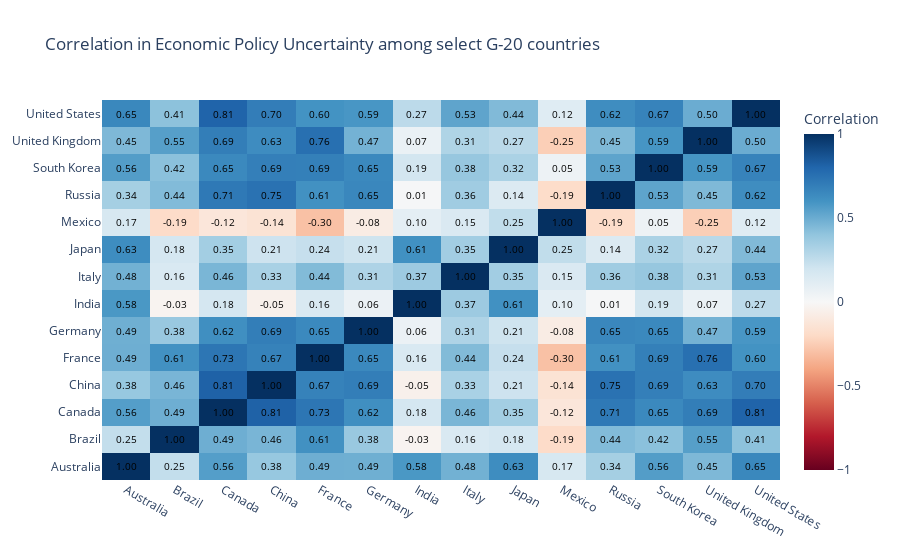

The code cell stored with this chart in its notebook:
### Code cell
import plotly.graph_objs as go
import pandas as pd
import numpy as np
import cufflinks as cf  # Cufflinks


# Create some example data
#df = pd.DataFrame(np.random.randn(10, 10), columns=list('abcdefghij'))
# Create a dataframe by reading epu data
df_epu = pd.read_excel('/Users/kalyan/Library/CloudStorage/OneDrive-IIMVIZAG/Kalyan-Research/T20-PolicyBrief-G20/Data/G20.xlsx'
                  , sheet_name='G20-EPU',
                   dtype={'Year':object,'Month':object,},
                      header=0);

#Uniformity in Year data - Convert Numeric to String
df_epu['Year'] = df_epu['Year'].astype(str)
#Uniformity in Month data - Convert Numeric to String of length 2
df_epu['Month'] = df_epu['Month'].astype(str).str.zfill(2)
#Generate Date in datetime dtype
df_epu['Date']= str('01')+df_epu['Month']+df_epu['Year']


df_epu['Date'] = pd.to_datetime(df_epu['Date'], 
                                 format='%d%m%Y')
df_epu['Year'] = pd.to_datetime(df_epu['Date'], 
                                 format='%Y')
df_epu['Month'] = pd.to_datetime(df_epu['Date'], 
                                 format='%m')
df_epu= df_epu.set_index('Date')

df_epu = df_epu.drop(columns=['Year', 'Month'])

g20_list = list(df_epu.columns)
g20_list = [e for e in g20_list if e not in ('SCMP China', 'Mainland China')]

#print(g20_list)

################## FIG 1 - EPU Correlation ############


# Compute the correlation matrix
corr_matrix = df_epu[g20_list].corr()

# Create the heatmap trace
heatmap = go.Heatmap(z=corr_matrix.values,
                      x=corr_matrix.index.values,
                      y=corr_matrix.columns.values,
                      colorscale='RdBu',
                      colorbar=dict(title='Correlation'),
                     zmin= -1, zmax=1)

# Create the annotations
annotations = []
for i, row in enumerate(corr_matrix.values):
    for j, value in enumerate(row):
        annotations.append(
            go.layout.Annotation(
                x=corr_matrix.columns[j],
                y=corr_matrix.index[i],
                text=f'{value:.2f}',
                showarrow=False,
                font=dict(color='black', size=10)
            )
        )

# Create the layout
layout = go.Layout(
    title='Correlation in Economic Policy Uncertainty among select G-20 countries',
    annotations=annotations,
)

# Create the figure
fig = go.Figure(data=[heatmap], layout=layout)

# Show the figure
fig.show()

### Figure 1 — Plotly figure (JSON) as saved in the notebook; plotly's stock layout.template omitted (floating-point values rounded to 4 significant figures; data arrays with more than 128 entries replaced by an {"elided": "..."} marker saying what was removed)
{"data": [{"colorbar": {"title": {"text": "Correlation"}}, "colorscale": [[0, "rgb(103,0,31)"], [0.1, "rgb(178,24,43)"], [0.2, "rgb(214,96,77)"], [0.3, "rgb(244,165,130)"], [0.4, "rgb(253,219,199)"], [0.5, "rgb(247,247,247)"], [0.6, "rgb(209,229,240)"], [0.7, "rgb(146,197,222)"], [0.8, "rgb(67,147,195)"], [0.9, "rgb(33,102,172)"], [1, "rgb(5,48,97)"]], "type": "heatmap", "x": ["Australia", "Brazil", "Canada", "China", "France", "Germany", "India", "Italy", "Japan", "Mexico", "Russia", "South Korea", "United Kingdom", "United States"], "y": ["Australia", "Brazil", "Canada", "China", "France", "Germany", "India", "Italy", "Japan", "Mexico", "Russia", "South Korea", "United Kingdom", "United States"], "z": {"elided": "14x14 float values"}, "zmax": 1, "zmin": -1}], "layout": {"annotations": [{"font": {"color": "black", "size": 10}, "showarrow": false, "text": "1.00", "x": "Australia", "y": "Australia"}, {"font": {"color": "black", "size": 10}, "showarrow": false, "text": "0.25", "x": "Brazil", "y": "Australia"}, {"font": {"color": "black", "size": 10}, "showarrow": false, "text": "0.56", "x": "Canada", "y": "Australia"}, {"font": {"color": "black", "size": 10}, "showarrow": false, "text": "0.38", "x": "China", "y": "Australia"}, {"font": {"color": "black", "size": 10}, "showarrow": false, "text": "0.49", "x": "France", "y": "Australia"}, {"font": {"color": "black", "size": 10}, "showarrow": false, "text": "0.49", "x": "Germany", "y": "Australia"}, {"font": {"color": "black", "size": 10}, "showarrow": false, "text": "0.58", "x": "India", "y": "Australia"}, {"font": {"color": "black", "size": 10}, "showarrow": false, "text": "0.48", "x": "Italy", "y": "Australia"}, {"font": {"color": "black", "size": 10}, "showarrow": false, "text": "0.63", "x": "Japan", "y": "Australia"}, {"font": {"color": "black", "size": 10}, "showarrow": false, "text": "0.17", "x": "Mexico", "y": "Australia"}, {"font": {"color": "black", "size": 10}, "showarrow": false, "text": "0.34", "x": "Russia", "y": "Australia"}, {"font": {"color": "black", "size": 10}, "showarrow": false, "text": "0.56", "x": "South Korea", "y": "Australia"}, {"font": {"color": "black", "size": 10}, "showarrow": false, "text": "0.45", "x": "United Kingdom", "y": "Australia"}, {"font": {"color": "black", "size": 10}, "showarrow": false, "text": "0.65", "x": "United States", "y": "Australia"}, {"font": {"color": "black", "size": 10}, "showarrow": false, "text": "0.25", "x": "Australia", "y": "Brazil"}, {"font": {"color": "black", "size": 10}, "showarrow": false, "text": "1.00", "x": "Brazil", "y": "Brazil"}, {"font": {"color": "black", "size": 10}, "showarrow": false, "text": "0.49", "x": "Canada", "y": "Brazil"}, {"font": {"color": "black", "size": 10}, "showarrow": false, "text": "0.46", "x": "China", "y": "Brazil"}, {"font": {"color": "black", "size": 10}, "showarrow": false, "text": "0.61", "x": "France", "y": "Brazil"}, {"font": {"color": "black", "size": 10}, "showarrow": false, "text": "0.38", "x": "Germany", "y": "Brazil"}, {"font": {"color": "black", "size": 10}, "showarrow": false, "text": "-0.03", "x": "India", "y": "Brazil"}, {"font": {"color": "black", "size": 10}, "showarrow": false, "text": "0.16", "x": "Italy", "y": "Brazil"}, {"font": {"color": "black", "size": 10}, "showarrow": false, "text": "0.18", "x": "Japan", "y": "Brazil"}, {"font": {"color": "black", "size": 10}, "showarrow": false, "text": "-0.19", "x": "Mexico", "y": "Brazil"}, {"font": {"color": "black", "size": 10}, "showarrow": false, "text": "0.44", "x": "Russia", "y": "Brazil"}, {"font": {"color": "black", "size": 10}, "showarrow": false, "text": "0.42", "x": "South Korea", "y": "Brazil"}, {"font": {"color": "black", "size": 10}, "showarrow": false, "text": "0.55", "x": "United Kingdom", "y": "Brazil"}, {"font": {"color": "black", "size": 10}, "showarrow": false, "text": "0.41", "x": "United States", "y": "Brazil"}, {"font": {"color": "black", "size": 10}, "showarrow": false, "text": "0.56", "x": "Australia", "y": "Canada"}, {"font": {"color": "black", "size": 10}, "showarrow": false, "text": "0.49", "x": "Brazil", "y": "Canada"}, {"font": {"color": "black", "size": 10}, "showarrow": false, "text": "1.00", "x": "Canada", "y": "Canada"}, {"font": {"color": "black", "size": 10}, "showarrow": false, "text": "0.81", "x": "China", "y": "Canada"}, {"font": {"color": "black", "size": 10}, "showarrow": false, "text": "0.73", "x": "France", "y": "Canada"}, {"font": {"color": "black", "size": 10}, "showarrow": false, "text": "0.62", "x": "Germany", "y": "Canada"}, {"font": {"color": "black", "size": 10}, "showarrow": false, "text": "0.18", "x": "India", "y": "Canada"}, {"font": {"color": "black", "size": 10}, "showarrow": false, "text": "0.46", "x": "Italy", "y": "Canada"}, {"font": {"color": "black", "size": 10}, "showarrow": false, "text": "0.35", "x": "Japan", "y": "Canada"}, {"font": {"color": "black", "size": 10}, "showarrow": false, "text": "-0.12", "x": "Mexico", "y": "Canada"}, {"font": {"color": "black", "size": 10}, "showarrow": false, "text": "0.71", "x": "Russia", "y": "Canada"}, {"font": {"color": "black", "size": 10}, "showarrow": false, "text": "0.65", "x": "South Korea", "y": "Canada"}, {"font": {"color": "black", "size": 10}, "showarrow": false, "text": "0.69", "x": "United Kingdom", "y": "Canada"}, {"font": {"color": "black", "size": 10}, "showarrow": false, "text": "0.81", "x": "United States", "y": "Canada"}, {"font": {"color": "black", "size": 10}, "showarrow": false, "text": "0.38", "x": "Australia", "y": "China"}, {"font": {"color": "black", "size": 10}, "showarrow": false, "text": "0.46", "x": "Brazil", "y": "China"}, {"font": {"color": "black", "size": 10}, "showarrow": false, "text": "0.81", "x": "Canada", "y": "China"}, {"font": {"color": "black", "size": 10}, "showarrow": false, "text": "1.00", "x": "China", "y": "China"}, {"font": {"color": "black", "size": 10}, "showarrow": false, "text": "0.67", "x": "France", "y": "China"}, {"font": {"color": "black", "size": 10}, "showarrow": false, "text": "0.69", "x": "Germany", "y": "China"}, {"font": {"color": "black", "size": 10}, "showarrow": false, "text": "-0.05", "x": "India", "y": "China"}, {"font": {"color": "black", "size": 10}, "showarrow": false, "text": "0.33", "x": "Italy", "y": "China"}, {"font": {"color": "black", "size": 10}, "showarrow": false, "text": "0.21", "x": "Japan", "y": "China"}, {"font": {"color": "black", "size": 10}, "showarrow": false, "text": "-0.14", "x": "Mexico", "y": "China"}, {"font": {"color": "black", "size": 10}, "showarrow": false, "text": "0.75", "x": "Russia", "y": "China"}, {"font": {"color": "black", "size": 10}, "showarrow": false, "text": "0.69", "x": "South Korea", "y": "China"}, {"font": {"color": "black", "size": 10}, "showarrow": false, "text": "0.63", "x": "United Kingdom", "y": "China"}, {"font": {"color": "black", "size": 10}, "showarrow": false, "text": "0.70", "x": "United States", "y": "China"}, {"font": {"color": "black", "size": 10}, "showarrow": false, "text": "0.49", "x": "Australia", "y": "France"}, {"font": {"color": "black", "size": 10}, "showarrow": false, "text": "0.61", "x": "Brazil", "y": "France"}, {"font": {"color": "black", "size": 10}, "showarrow": false, "text": "0.73", "x": "Canada", "y": "France"}, {"font": {"color": "black", "size": 10}, "showarrow": false, "text": "0.67", "x": "China", "y": "France"}, {"font": {"color": "black", "size": 10}, "showarrow": false, "text": "1.00", "x": "France", "y": "France"}, {"font": {"color": "black", "size": 10}, "showarrow": false, "text": "0.65", "x": "Germany", "y": "France"}, {"font": {"color": "black", "size": 10}, "showarrow": false, "text": "0.16", "x": "India", "y": "France"}, {"font": {"color": "black", "size": 10}, "showarrow": false, "text": "0.44", "x": "Italy", "y": "France"}, {"font": {"color": "black", "size": 10}, "showarrow": false, "text": "0.24", "x": "Japan", "y": "France"}, {"font": {"color": "black", "size": 10}, "showarrow": false, "text": "-0.30", "x": "Mexico", "y": "France"}, {"font": {"color": "black", "size": 10}, "showarrow": false, "text": "0.61", "x": "Russia", "y": "France"}, {"font": {"color": "black", "size": 10}, "showarrow": false, "text": "0.69", "x": "South Korea", "y": "France"}, {"font": {"color": "black", "size": 10}, "showarrow": false, "text": "0.76", "x": "United Kingdom", "y": "France"}, {"font": {"color": "black", "size": 10}, "showarrow": false, "text": "0.60", "x": "United States", "y": "France"}, {"font": {"color": "black", "size": 10}, "showarrow": false, "text": "0.49", "x": "Australia", "y": "Germany"}, {"font": {"color": "black", "size": 10}, "showarrow": false, "text": "0.38", "x": "Brazil", "y": "Germany"}, {"font": {"color": "black", "size": 10}, "showarrow": false, "text": "0.62", "x": "Canada", "y": "Germany"}, {"font": {"color": "black", "size": 10}, "showarrow": false, "text": "0.69", "x": "China", "y": "Germany"}, {"font": {"color": "black", "size": 10}, "showarrow": false, "text": "0.65", "x": "France", "y": "Germany"}, {"font": {"color": "black", "size": 10}, "showarrow": false, "text": "1.00", "x": "Germany", "y": "Germany"}, {"font": {"color": "black", "size": 10}, "showarrow": false, "text": "0.06", "x": "India", "y": "Germany"}, {"font": {"color": "black", "size": 10}, "showarrow": false, "text": "0.31", "x": "Italy", "y": "Germany"}, {"font": {"color": "black", "size": 10}, "showarrow": false, "text": "0.21", "x": "Japan", "y": "Germany"}, {"font": {"color": "black", "size": 10}, "showarrow": false, "text": "-0.08", "x": "Mexico", "y": "Germany"}, {"font": {"color": "black", "size": 10}, "showarrow": false, "text": "0.65", "x": "Russia", "y": "Germany"}, {"font": {"color": "black", "size": 10}, "showarrow": false, "text": "0.65", "x": "South Korea", "y": "Germany"}, {"font": {"color": "black", "size": 10}, "showarrow": false, "text": "0.47", "x": "United Kingdom", "y": "Germany"}, {"font": {"color": "black", "size": 10}, "showarrow": false, "text": "0.59", "x": "United States", "y": "Germany"}, {"font": {"color": "black", "size": 10}, "showarrow": false, "text": "0.58", "x": "Australia", "y": "India"}, {"font": {"color": "black", "size": 10}, "showarrow": false, "text": "-0.03", "x": "Brazil", "y": "India"}, {"font": {"color": "black", "size": 10}, "showarrow": false, "text": "0.18", "x": "Canada", "y": "India"}, {"font": {"color": "black", "size": 10}, "showarrow": false, "text": "-0.05", "x": "China", "y": "India"}, {"font": {"color": "black", "size": 10}, "showarrow": false, "text": "0.16", "x": "France", "y": "India"}, {"font": {"color": "black", "size": 10}, "showarrow": false, "text": "0.06", "x": "Germany", "y": "India"}, {"font": {"color": "black", "size": 10}, "showarrow": false, "text": "1.00", "x": "India", "y": "India"}, {"font": {"color": "black", "size": 10}, "showarrow": false, "text": "0.37", "x": "Italy", "y": "India"}, {"font": {"color": "black", "size": 10}, "showarrow": false, "text": "0.61", "x": "Japan", "y": "India"}, {"font": {"color": "black", "size": 10}, "showarrow": false, "text": "0.10", "x": "Mexico", "y": "India"}, {"font": {"color": "black", "size": 10}, "showarrow": false, "text": "0.01", "x": "Russia", "y": "India"}, {"font": {"color": "black", "size": 10}, "showarrow": false, "text": "0.19", "x": "South Korea", "y": "India"}, {"font": {"color": "black", "size": 10}, "showarrow": false, "text": "0.07", "x": "United Kingdom", "y": "India"}, {"font": {"color": "black", "size": 10}, "showarrow": false, "text": "0.27", "x": "United States", "y": "India"}, {"font": {"color": "black", "size": 10}, "showarrow": false, "text": "0.48", "x": "Australia", "y": "Italy"}, {"font": {"color": "black", "size": 10}, "showarrow": false, "text": "0.16", "x": "Brazil", "y": "Italy"}, {"font": {"color": "black", "size": 10}, "showarrow": false, "text": "0.46", "x": "Canada", "y": "Italy"}, {"font": {"color": "black", "size": 10}, "showarrow": false, "text": "0.33", "x": "China", "y": "Italy"}, {"font": {"color": "black", "size": 10}, "showarrow": false, "text": "0.44", "x": "France", "y": "Italy"}, {"font": {"color": "black", "size": 10}, "showarrow": false, "text": "0.31", "x": "Germany", "y": "Italy"}, {"font": {"color": "black", "size": 10}, "showarrow": false, "text": "0.37", "x": "India", "y": "Italy"}, {"font": {"color": "black", "size": 10}, "showarrow": false, "text": "1.00", "x": "Italy", "y": "Italy"}, {"font": {"color": "black", "size": 10}, "showarrow": false, "text": "0.35", "x": "Japan", "y": "Italy"}, {"font": {"color": "black", "size": 10}, "showarrow": false, "text": "0.15", "x": "Mexico", "y": "Italy"}, {"font": {"color": "black", "size": 10}, "showarrow": false, "text": "0.36", "x": "Russia", "y": "Italy"}, {"font": {"color": "black", "size": 10}, "showarrow": false, "text": "0.38", "x": "South Korea", "y": "Italy"}, {"font": {"color": "black", "size": 10}, "showarrow": false, "text": "0.31", "x": "United Kingdom", "y": "Italy"}, {"font": {"color": "black", "size": 10}, "showarrow": false, "text": "0.53", "x": "United States", "y": "Italy"}, {"font": {"color": "black", "size": 10}, "showarrow": false, "text": "0.63", "x": "Australia", "y": "Japan"}, {"font": {"color": "black", "size": 10}, "showarrow": false, "text": "0.18", "x": "Brazil", "y": "Japan"}, {"font": {"color": "black", "size": 10}, "showarrow": false, "text": "0.35", "x": "Canada", "y": "Japan"}, {"font": {"color": "black", "size": 10}, "showarrow": false, "text": "0.21", "x": "China", "y": "Japan"}, {"font": {"color": "black", "size": 10}, "showarrow": false, "text": "0.24", "x": "France", "y": "Japan"}, {"font": {"color": "black", "size": 10}, "showarrow": false, "text": "0.21", "x": "Germany", "y": "Japan"}, {"font": {"color": "black", "size": 10}, "showarrow": false, "text": "0.61", "x": "India", "y": "Japan"}, {"font": {"color": "black", "size": 10}, "showarrow": false, "text": "0.35", "x": "Italy", "y": "Japan"}, {"font": {"color": "black", "size": 10}, "showarrow": false, "text": "1.00", "x": "Japan", "y": "Japan"}, {"font": {"color": "black", "size": 10}, "showarrow": false, "text": "0.25", "x": "Mexico", "y": "Japan"}, {"font": {"color": "black", "size": 10}, "showarrow": false, "text": "0.14", "x": "Russia", "y": "Japan"}, {"font": {"color": "black", "size": 10}, "showarrow": false, "text": "0.32", "x": "South Korea", "y": "Japan"}, {"font": {"color": "black", "size": 10}, "showarrow": false, "text": "0.27", "x": "United Kingdom", "y": "Japan"}, {"font": {"color": "black", "size": 10}, "showarrow": false, "text": "0.44", "x": "United States", "y": "Japan"}, {"font": {"color": "black", "size": 10}, "showarrow": false, "text": "0.17", "x": "Australia", "y": "Mexico"}, {"font": {"color": "black", "size": 10}, "showarrow": false, "text": "-0.19", "x": "Brazil", "y": "Mexico"}, {"font": {"color": "black", "size": 10}, "showarrow": false, "text": "-0.12", "x": "Canada", "y": "Mexico"}, {"font": {"color": "black", "size": 10}, "showarrow": false, "text": "-0.14", "x": "China", "y": "Mexico"}, {"font": {"color": "black", "size": 10}, "showarrow": false, "text": "-0.30", "x": "France", "y": "Mexico"}, {"font": {"color": "black", "size": 10}, "showarrow": false, "text": "-0.08", "x": "Germany", "y": "Mexico"}, {"font": {"color": "black", "size": 10}, "showarrow": false, "text": "0.10", "x": "India", "y": "Mexico"}, {"font": {"color": "black", "size": 10}, "showarrow": false, "text": "0.15", "x": "Italy", "y": "Mexico"}, {"font": {"color": "black", "size": 10}, "showarrow": false, "text": "0.25", "x": "Japan", "y": "Mexico"}, {"font": {"color": "black", "size": 10}, "showarrow": false, "text": "1.00", "x": "Mexico", "y": "Mexico"}, {"font": {"color": "black", "size": 10}, "showarrow": false, "text": "-0.19", "x": "Russia", "y": "Mexico"}, {"font": {"color": "black", "size": 10}, "showarrow": false, "text": "0.05", "x": "South Korea", "y": "Mexico"}, {"font": {"color": "black", "size": 10}, "showarrow": false, "text": "-0.25", "x": "United Kingdom", "y": "Mexico"}, {"font": {"color": "black", "size": 10}, "showarrow": false, "text": "0.12", "x": "United States", "y": "Mexico"}, {"font": {"color": "black", "size": 10}, "showarrow": false, "text": "0.34", "x": "Australia", "y": "Russia"}, {"font": {"color": "black", "size": 10}, "showarrow": false, "text": "0.44", "x": "Brazil", "y": "Russia"}, {"font": {"color": "black", "size": 10}, "showarrow": false, "text": "0.71", "x": "Canada", "y": "Russia"}, {"font": {"color": "black", "size": 10}, "showarrow": false, "text": "0.75", "x": "China", "y": "Russia"}, {"font": {"color": "black", "size": 10}, "showarrow": false, "text": "0.61", "x": "France", "y": "Russia"}, {"font": {"color": "black", "size": 10}, "showarrow": false, "text": "0.65", "x": "Germany", "y": "Russia"}, {"font": {"color": "black", "size": 10}, "showarrow": false, "text": "0.01", "x": "India", "y": "Russia"}, {"font": {"color": "black", "size": 10}, "showarrow": false, "text": "0.36", "x": "Italy", "y": "Russia"}, {"font": {"color": "black", "size": 10}, "showarrow": false, "text": "0.14", "x": "Japan", "y": "Russia"}, {"font": {"color": "black", "size": 10}, "showarrow": false, "text": "-0.19", "x": "Mexico", "y": "Russia"}, {"font": {"color": "black", "size": 10}, "showarrow": false, "text": "1.00", "x": "Russia", "y": "Russia"}, {"font": {"color": "black", "size": 10}, "showarrow": false, "text": "0.53", "x": "South Korea", "y": "Russia"}, {"font": {"color": "black", "size": 10}, "showarrow": false, "text": "0.45", "x": "United Kingdom", "y": "Russia"}, {"font": {"color": "black", "size": 10}, "showarrow": false, "text": "0.62", "x": "United States", "y": "Russia"}, {"font": {"color": "black", "size": 10}, "showarrow": false, "text": "0.56", "x": "Australia", "y": "South Korea"}, {"font": {"color": "black", "size": 10}, "showarrow": false, "text": "0.42", "x": "Brazil", "y": "South Korea"}, {"font": {"color": "black", "size": 10}, "showarrow": false, "text": "0.65", "x": "Canada", "y": "South Korea"}, {"font": {"color": "black", "size": 10}, "showarrow": false, "text": "0.69", "x": "China", "y": "South Korea"}, {"font": {"color": "black", "size": 10}, "showarrow": false, "text": "0.69", "x": "France", "y": "South Korea"}, {"font": {"color": "black", "size": 10}, "showarrow": false, "text": "0.65", "x": "Germany", "y": "South Korea"}, {"font": {"color": "black", "size": 10}, "showarrow": false, "text": "0.19", "x": "India", "y": "South Korea"}, {"font": {"color": "black", "size": 10}, "showarrow": false, "text": "0.38", "x": "Italy", "y": "South Korea"}, {"font": {"color": "black", "size": 10}, "showarrow": false, "text": "0.32", "x": "Japan", "y": "South Korea"}, {"font": {"color": "black", "size": 10}, "showarrow": false, "text": "0.05", "x": "Mexico", "y": "South Korea"}, {"font": {"color": "black", "size": 10}, "showarrow": false, "text": "0.53", "x": "Russia", "y": "South Korea"}, {"font": {"color": "black", "size": 10}, "showarrow": false, "text": "1.00", "x": "South Korea", "y": "South Korea"}, {"font": {"color": "black", "size": 10}, "showarrow": false, "text": "0.59", "x": "United Kingdom", "y": "South Korea"}, {"font": {"color": "black", "size": 10}, "showarrow": false, "text": "0.67", "x": "United States", "y": "South Korea"}, {"font": {"color": "black", "size": 10}, "showarrow": false, "text": "0.45", "x": "Australia", "y": "United Kingdom"}, {"font": {"color": "black", "size": 10}, "showarrow": false, "text": "0.55", "x": "Brazil", "y": "United Kingdom"}, {"font": {"color": "black", "size": 10}, "showarrow": false, "text": "0.69", "x": "Canada", "y": "United Kingdom"}, {"font": {"color": "black", "size": 10}, "showarrow": false, "text": "0.63", "x": "China", "y": "United Kingdom"}, {"font": {"color": "black", "size": 10}, "showarrow": false, "text": "0.76", "x": "France", "y": "United Kingdom"}, {"font": {"color": "black", "size": 10}, "showarrow": false, "text": "0.47", "x": "Germany", "y": "United Kingdom"}, {"font": {"color": "black", "size": 10}, "showarrow": false, "text": "0.07", "x": "India", "y": "United Kingdom"}, {"font": {"color": "black", "size": 10}, "showarrow": false, "text": "0.31", "x": "Italy", "y": "United Kingdom"}, {"font": {"color": "black", "size": 10}, "showarrow": false, "text": "0.27", "x": "Japan", "y": "United Kingdom"}, {"font": {"color": "black", "size": 10}, "showarrow": false, "text": "-0.25", "x": "Mexico", "y": "United Kingdom"}, {"font": {"color": "black", "size": 10}, "showarrow": false, "text": "0.45", "x": "Russia", "y": "United Kingdom"}, {"font": {"color": "black", "size": 10}, "showarrow": false, "text": "0.59", "x": "South Korea", "y": "United Kingdom"}, {"font": {"color": "black", "size": 10}, "showarrow": false, "text": "1.00", "x": "United Kingdom", "y": "United Kingdom"}, {"font": {"color": "black", "size": 10}, "showarrow": false, "text": "0.50", "x": "United States", "y": "United Kingdom"}, {"font": {"color": "black", "size": 10}, "showarrow": false, "text": "0.65", "x": "Australia", "y": "United States"}, {"font": {"color": "black", "size": 10}, "showarrow": false, "text": "0.41", "x": "Brazil", "y": "United States"}, {"font": {"color": "black", "size": 10}, "showarrow": false, "text": "0.81", "x": "Canada", "y": "United States"}, {"font": {"color": "black", "size": 10}, "showarrow": false, "text": "0.70", "x": "China", "y": "United States"}, {"font": {"color": "black", "size": 10}, "showarrow": false, "text": "0.60", "x": "France", "y": "United States"}, {"font": {"color": "black", "size": 10}, "showarrow": false, "text": "0.59", "x": "Germany", "y": "United States"}, {"font": {"color": "black", "size": 10}, "showarrow": false, "text": "0.27", "x": "India", "y": "United States"}, {"font": {"color": "black", "size": 10}, "showarrow": false, "text": "0.53", "x": "Italy", "y": "United States"}, {"font": {"color": "black", "size": 10}, "showarrow": false, "text": "0.44", "x": "Japan", "y": "United States"}, {"font": {"color": "black", "size": 10}, "showarrow": false, "text": "0.12", "x": "Mexico", "y": "United States"}, {"font": {"color": "black", "size": 10}, "showarrow": false, "text": "0.62", "x": "Russia", "y": "United States"}, {"font": {"color": "black", "size": 10}, "showarrow": false, "text": "0.67", "x": "South Korea", "y": "United States"}, {"font": {"color": "black", "size": 10}, "showarrow": false, "text": "0.50", "x": "United Kingdom", "y": "United States"}, {"font": {"color": "black", "size": 10}, "showarrow": false, "text": "1.00", "x": "United States", "y": "United States"}], "title": {"text": "Correlation in Economic Policy Uncertainty among select G-20 countries"}}}
